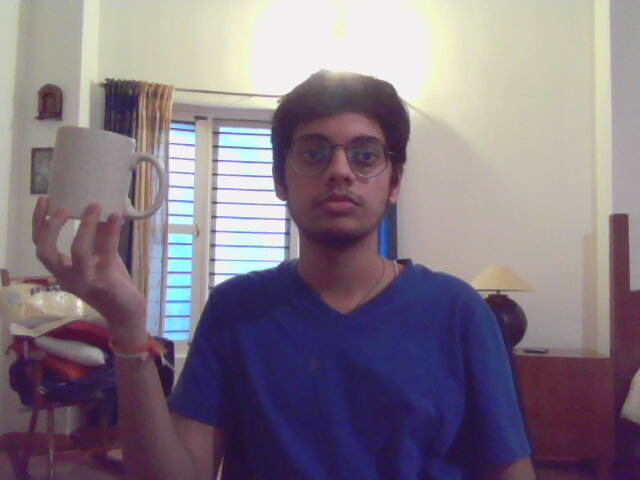
#> input picture Phase-1/Session-13/images/yolo-opencv-input.jpg, 640 x 480 px
$ jupyter execute --allow-errors opencv-yolo.ipynb   (shell and % lines are left out)
#> lines starting #> are read from the running program, lines starting #| are printed output that depends on the picture
[cell 1]
import cv2
import numpy as np
import matplotlib.pyplot as plt

#> (a cell that did not finish here is left out)

[cell 3]
# Loading image
img = cv2.imread("images/yolo-opencv-input.jpg")
#> img is the input picture: shape (480, 640, 3); mean B, G, R 131.6, 119.9, 131.3
img = cv2.resize(img, None, fx=0.4, fy=0.4)
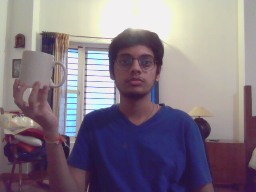
#> img: shape (192, 256, 3); mean B, G, R 131.5, 119.9, 131.2
height, width, channels = img.shape
#> height = 192; width = 256; channels = 3
